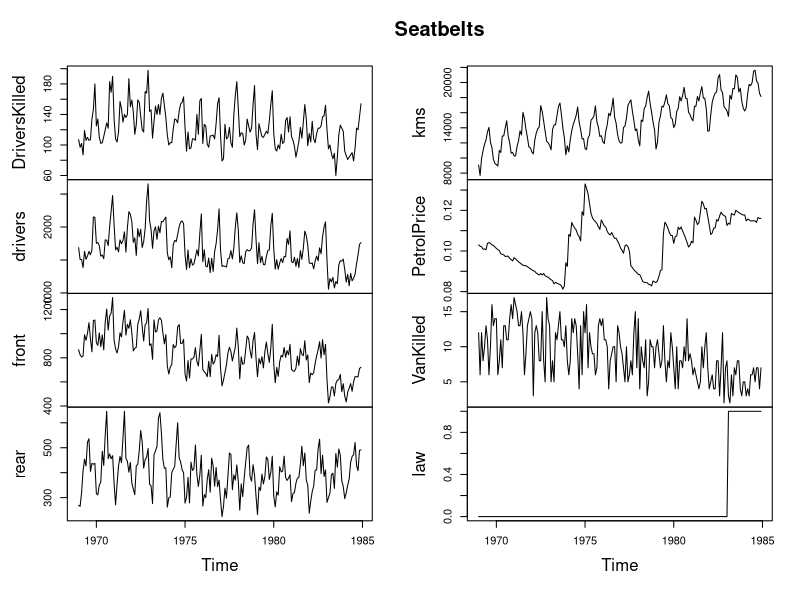
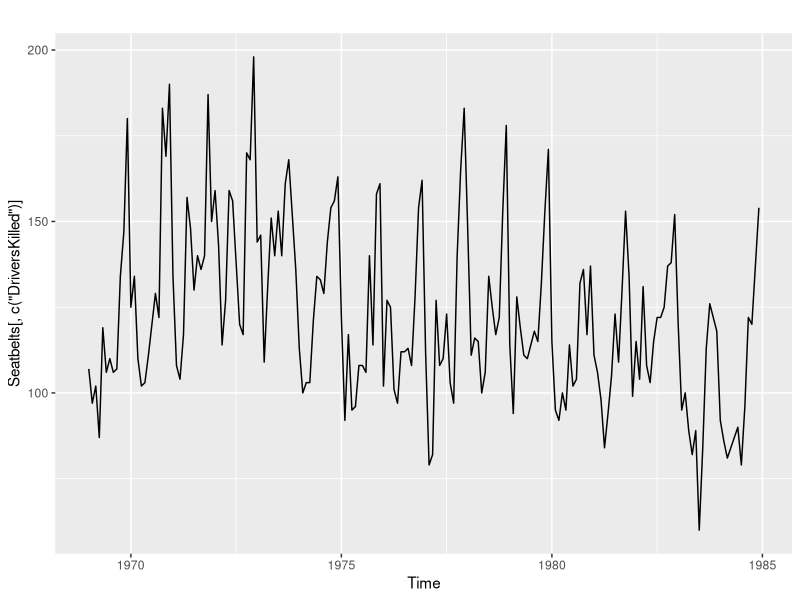
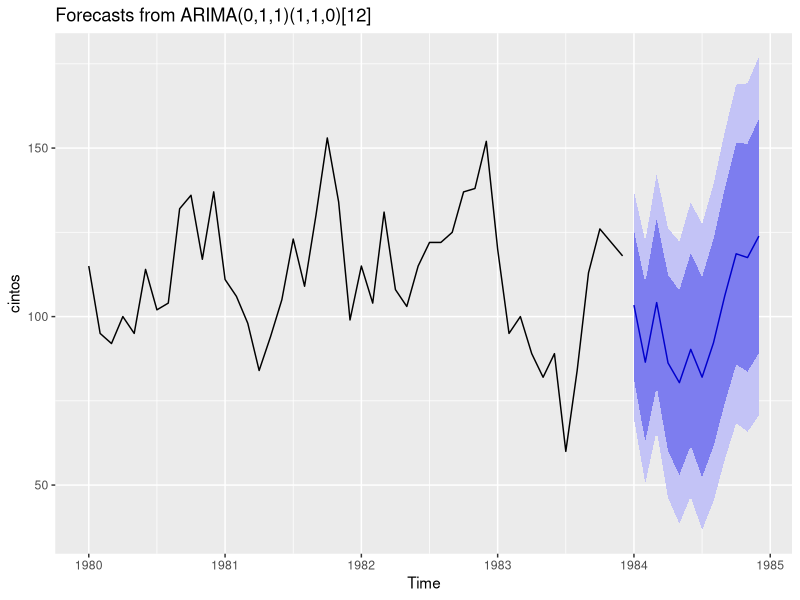
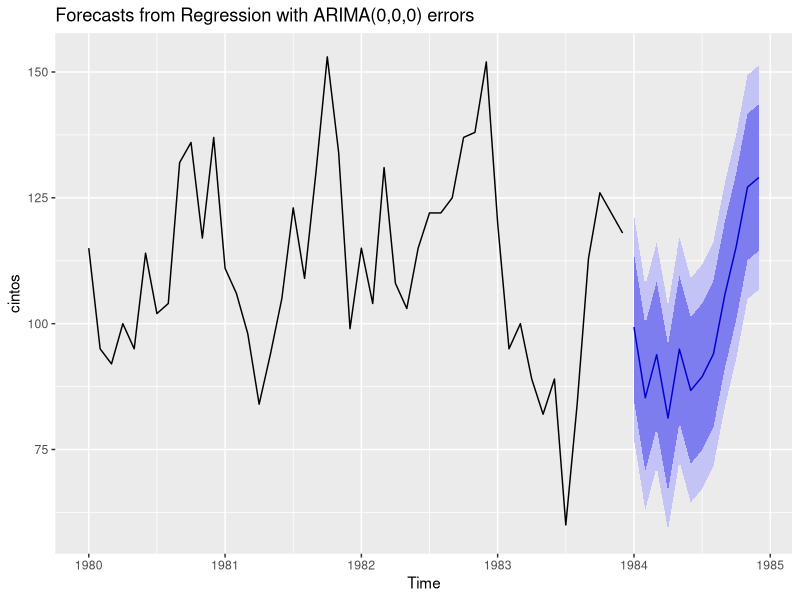
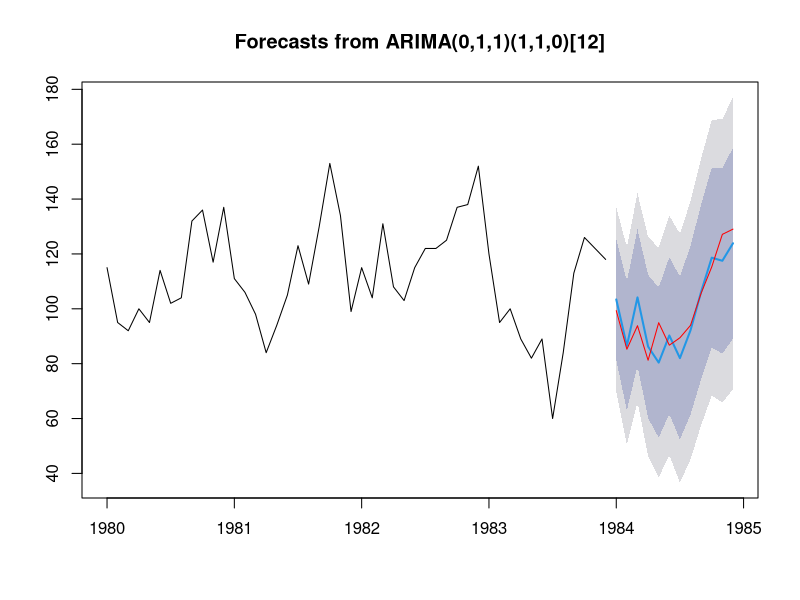

These charts were generated, in order, by the following R code:
library(forecast)
library(ggplot2)

plot(Seatbelts)

print(Seatbelts)

autoplot(Seatbelts[,c("DriversKilled")])

cintos <- window(Seatbelts[, c("DriversKilled")], start=c(1980,1), end=c(1983,12))
cintos
modelo1 <- auto.arima(cintos)
modelo1
prev1 <- forecast(modelo1, h=12)
autoplot(prev1)


motoristas <- as.vector(window(Seatbelts[,c("drivers")], start=c(1980,1), end=c(1983,12)))
motoristas                        

modelo2 <- auto.arima(cintos, xreg = motoristas)

modelo1
modelo2

motoristas2 <- as.vector(window(Seatbelts[,c("drivers")], start=c(1984,1), end=c(1984,12)))

prev2 <- forecast(modelo2, xreg = motoristas2)
prev2
autoplot(prev2)

plot(prev1)
lines(prev2$mean, col="red")




